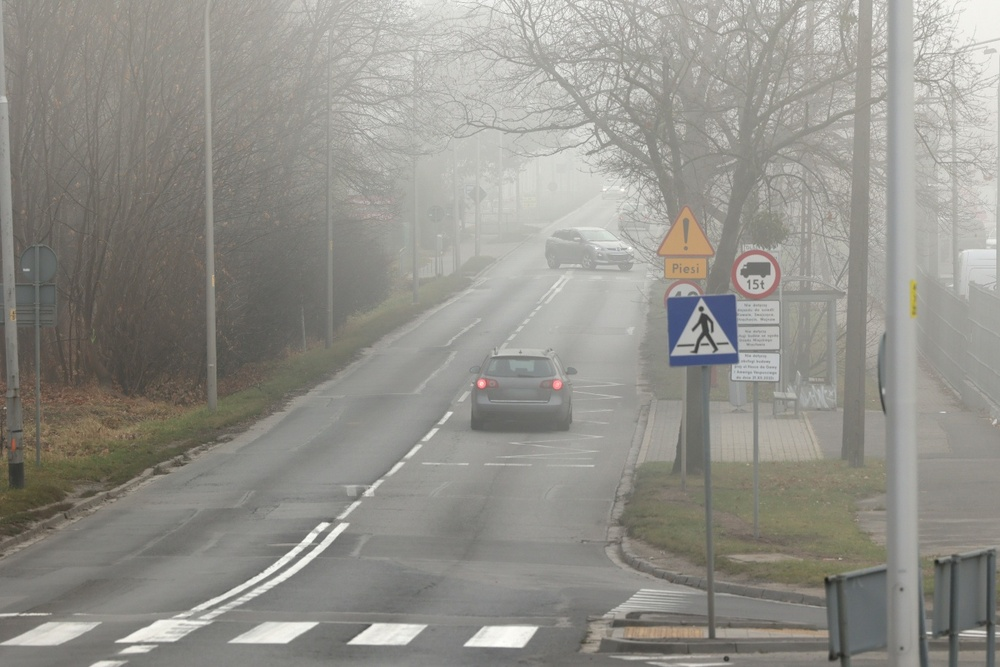
#> input picture 3/mistyroad.jpg, 1000 x 667 px, shrunk from 1368 x 912 before the run
$ python '3-6히스토그램평활화하기.py'
#> lines starting #> are read from the running program, lines starting #| are printed output that depends on the picture
# 3-6히스토그램평활화하기.py

import cv2 as cv
import matplotlib.pyplot as plt

img = cv.imread('mistyroad.jpg')
#> img is the input picture: shape (667, 1000, 3); mean B, G, R 138.7, 145, 146.5
gray=cv.cvtColor(img,cv.COLOR_BGR2GRAY)
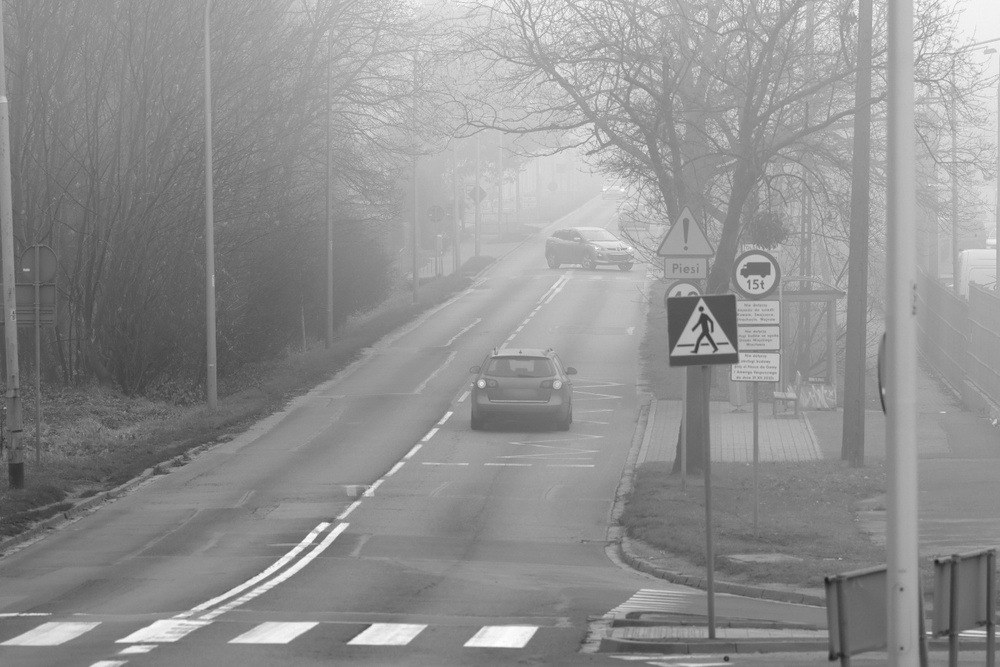
#> gray: shape (667, 1000); min 28, max 255, mean 144.8
plt.imshow(gray, cmap='gray'), plt.xticks([]), plt.yticks([]), plt.show()

h= cv.calcHist([gray], [0], None, [256], [0,256])
#> h = 256 values, max 9114 at index 139, min 0 at index 0, mean 2605.5
plt.plot(h, color='r',linewidth=1),plt.show()
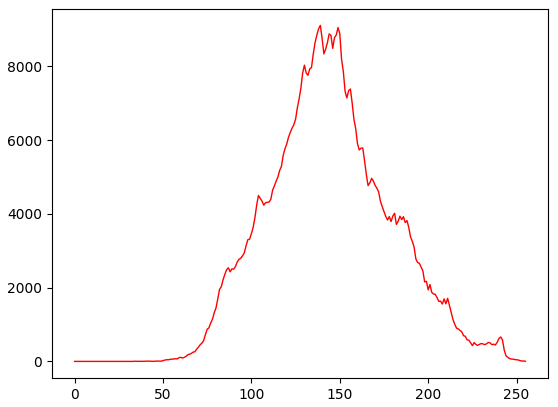
#> figure drawn by matplotlib, 1 panel; curve peaks at x = 139, y = 9114


cv.waitKey()
cv.destroyAllWindows()

$ run again, with 3/girl_laughing.jpg copied over 3/mistyroad.jpg
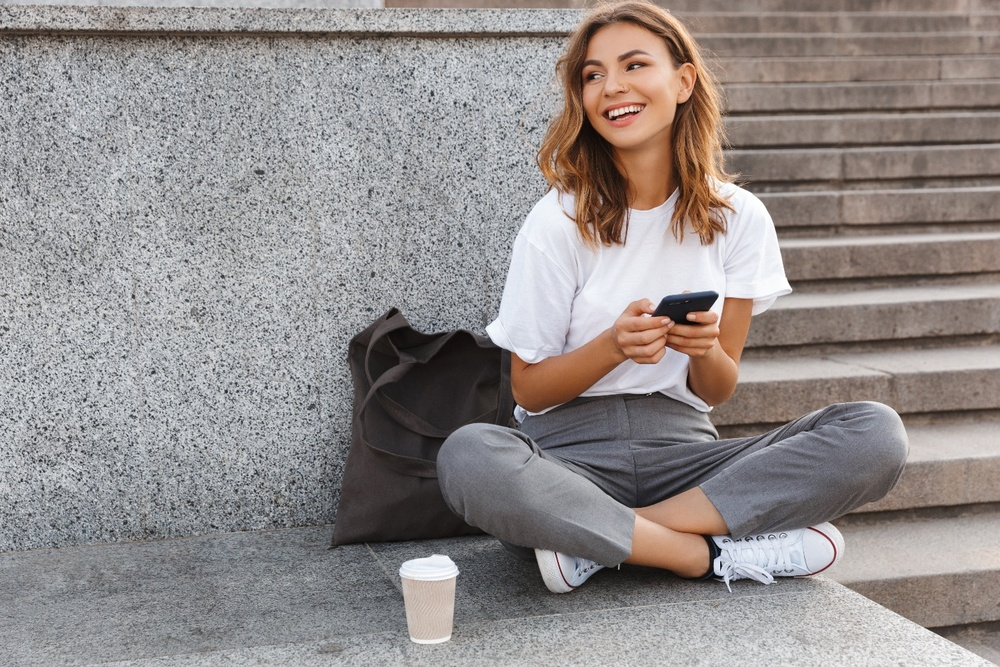
#> input picture 3/girl_laughing.jpg, 1000 x 667 px, shrunk from 1440 x 960 before the run
#> img is the input picture: shape (667, 1000, 3); mean B, G, R 139.3, 140.6, 146.9
#> `gray=cv.cvtColor(img,cv.COLOR_BGR2GRAY)`:
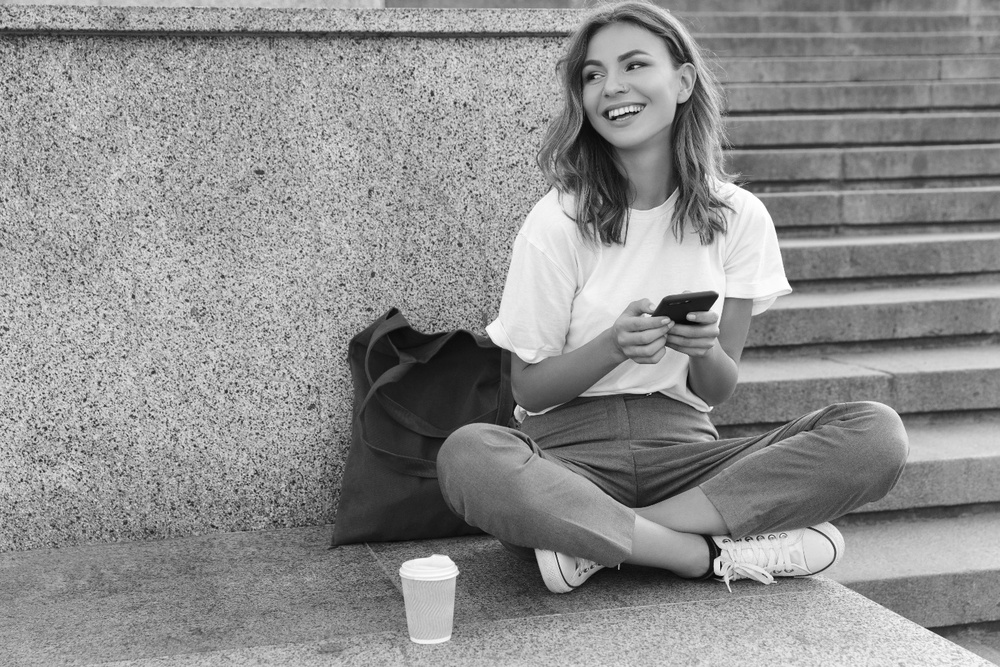
#> gray: shape (667, 1000); min 4, max 255, mean 142.3
#> h = 256 values, max 5995 at index 131, min 0 at index 0, mean 2605.5
#> `plt.plot(h, color='r',linewidth=1),plt.show()`:
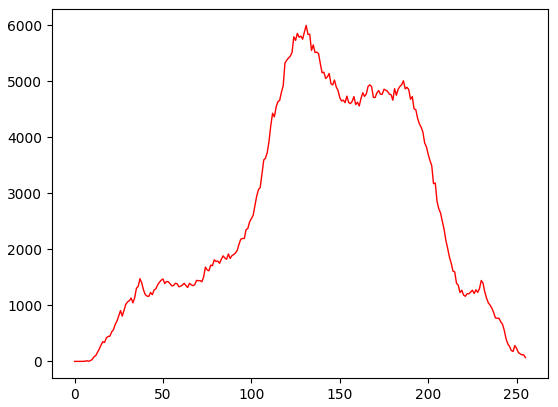
#> figure drawn by matplotlib, 1 panel; curve peaks at x = 131, y = 5995

$ run again, with 3/soccer.jpg copied over 3/mistyroad.jpg
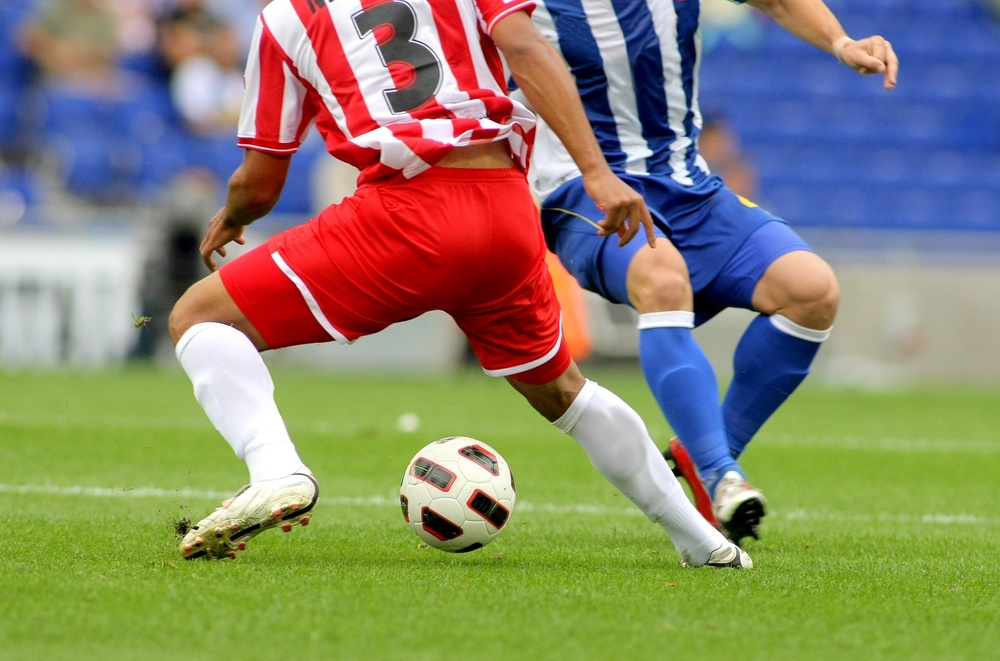
#> input picture 3/soccer.jpg, 1000 x 661 px, shrunk from 1434 x 948 before the run
#> img is the input picture: shape (661, 1000, 3); mean B, G, R 107.3, 133.3, 136.8
#> `gray=cv.cvtColor(img,cv.COLOR_BGR2GRAY)`:
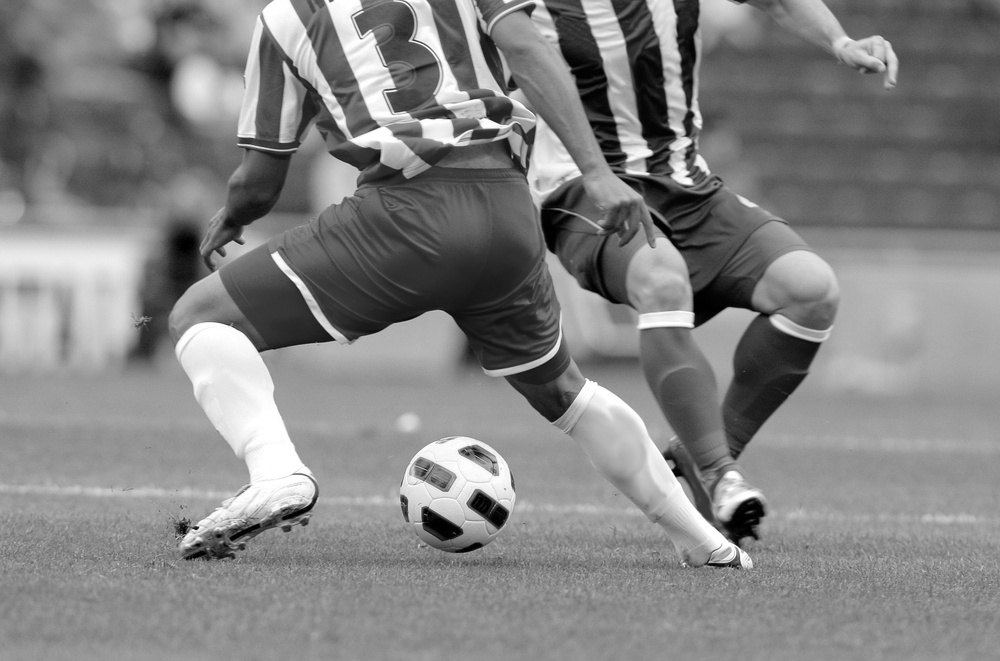
#> gray: shape (661, 1000); min 0, max 255, mean 131.4
#> h = 256 values, max 10385 at index 147, min 286 at index 0, mean 2582
#> `plt.plot(h, color='r',linewidth=1),plt.show()`:
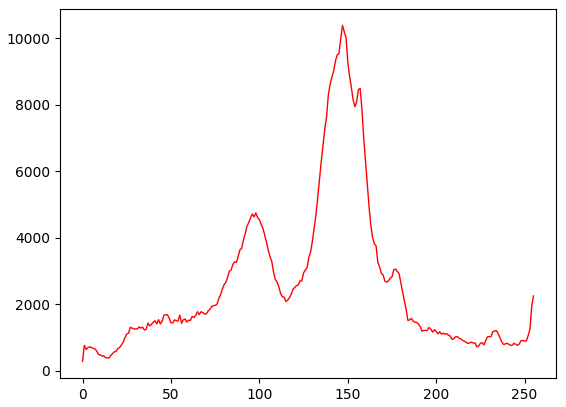
#> figure drawn by matplotlib, 1 panel; curve peaks at x = 147, y = 10385
